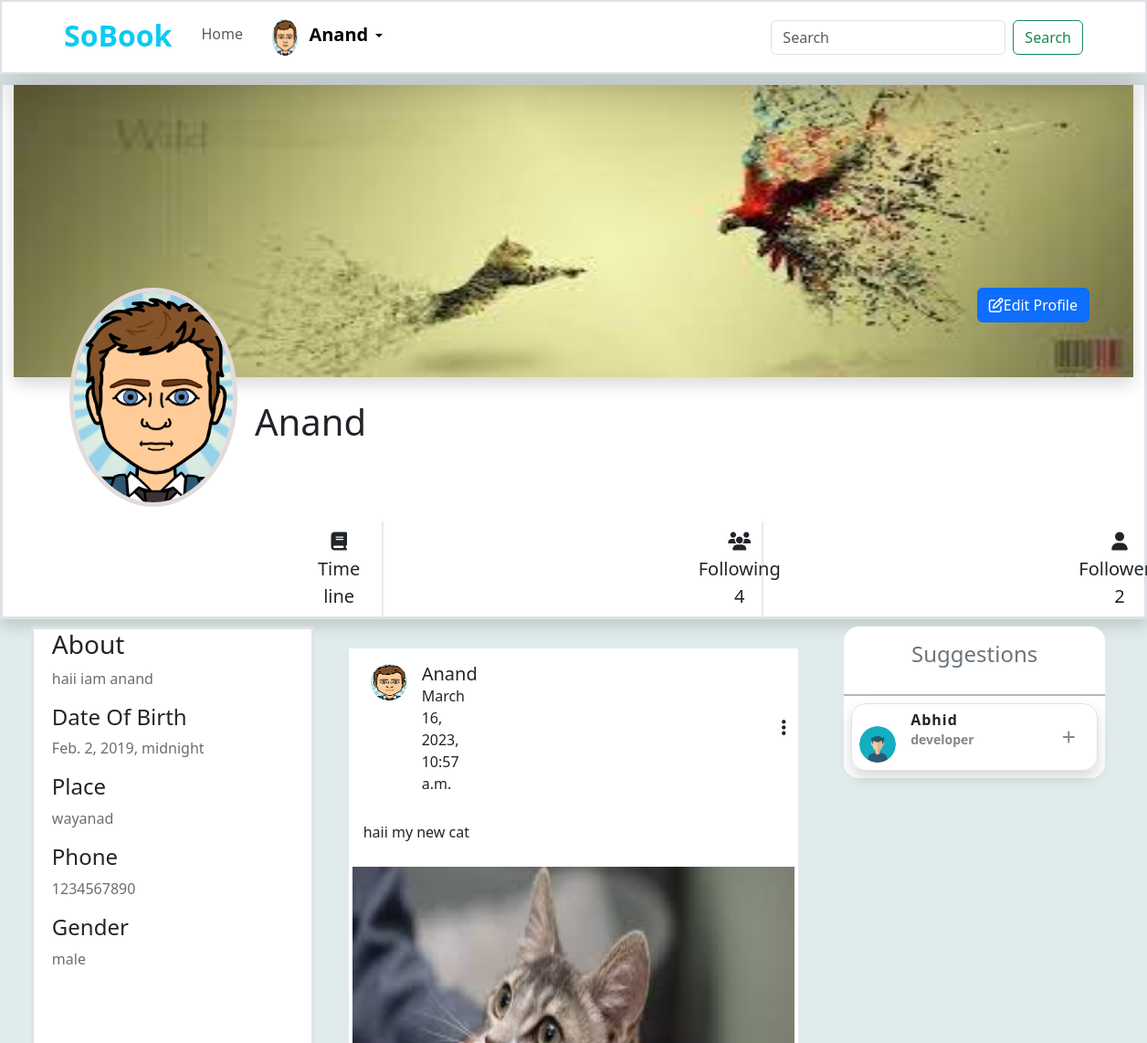
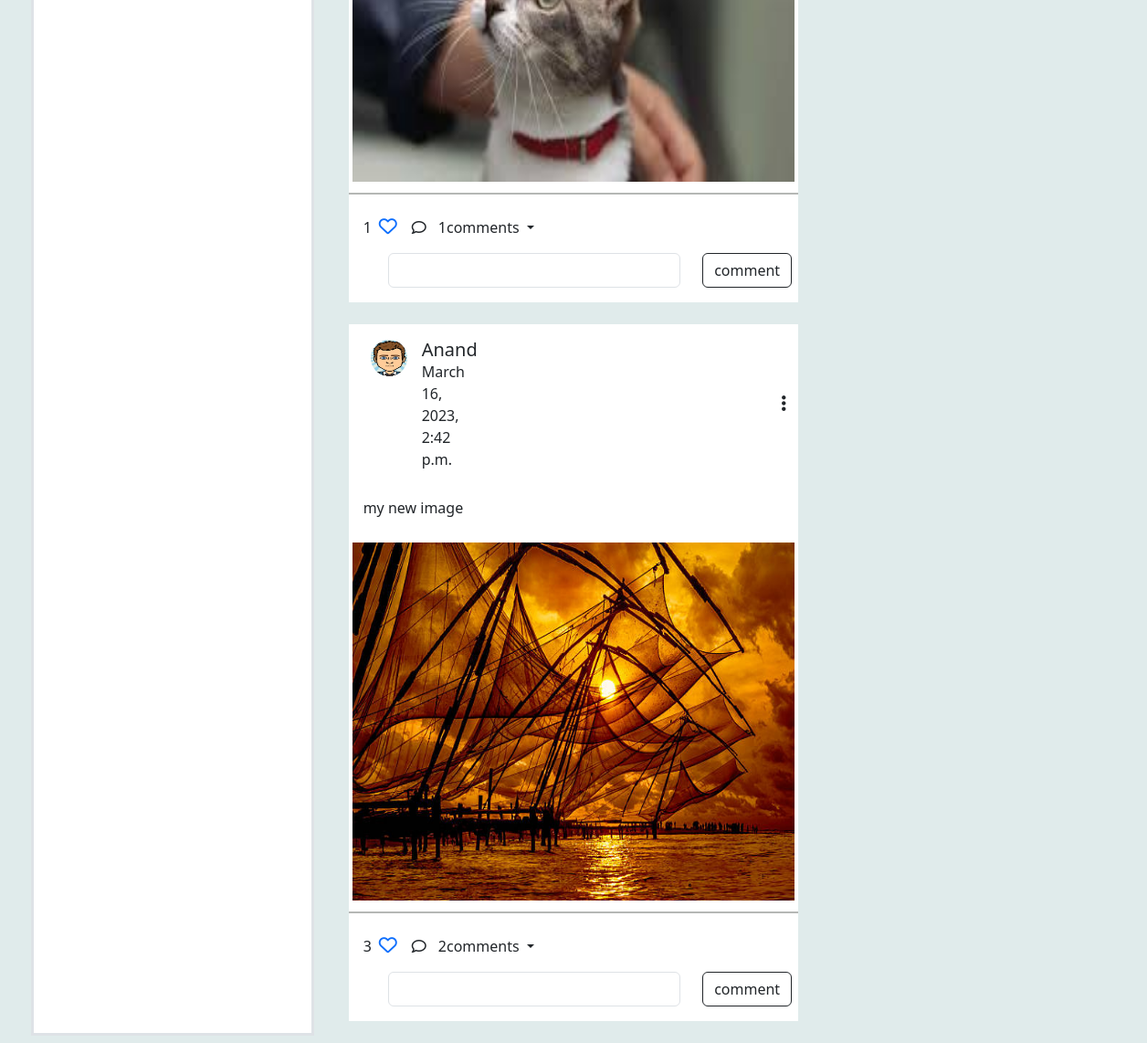
The app's page /profile (signed in) with its own data (2 pictures, top to bottom).
### social/models.py (models this page shows, shortened)
class UserProfile(models.Model):
    user = models.OneToOneField(User, on_delete=models.CASCADE,related_name="profile")
    bio = models.CharField(max_length=256)
    profile_pic = models.ImageField(upload_to="profile", null=True, blank=True)
    cover_pic = models.ImageField(upload_to="covers", null=True, blank=True)
    dob = models.DateTimeField(null=True)
    gender_choice=(
        ("male","male"),
        ("female","female"),
        ("others","Others")
    )
    gender=models.CharField(max_length=50,choices=gender_choice,null=True,blank=True)
    phone = models.CharField(max_length=15, null=True, blank=True)
    place=models.CharField(max_length=100,null=True,blank=True)
    followings=models.ManyToManyField(User,related_name='followings',blank=True)
    user_followers=models.ManyToManyField(User,related_name='user_followers',blank=True)
    @property
    def friend_request(self):
        all_users=User.objects.all().exclude(username=self.user)
        my_friends=self.followings.all()
        suggestions=set(all_users)-set(my_friends)
        return suggestions
    @property
    def my_friends(self):
        friends=self.followings.all()
        return friends
    @property
    def followers(self):
        return self.user_followers.all()
    @property
    def followers_count(self):
        return self.followers.count()

class Posts(models.Model):
    user = models.ForeignKey(User, on_delete=models.CASCADE)
    title = models.CharField(max_length=200, null=True)
    image = models.ImageField(upload_to="posts", null=True, blank=True)
    created_date = models.DateTimeField(auto_now_add=True)
    lat = models.FloatField(null=True, blank=True)
    long = models.FloatField(null=True, blank=True)
    liked_by=models.ManyToManyField(User,related_name="post")
    @property
    def get_comments(self):
        return Comments.objects.filter(post=self)
    @property
    def comment_count(self):
        return Comments.objects.filter(post=self).count

### social/views.py (the view)
# urls.py: path("profile",views.MyProfileView.as_view(),name="myprofile"),
@method_decorator(decs, name="dispatch")
class MyProfileView(TemplateView):
    def get(self,request,*args, **kwargs):
        post=Posts.objects.filter(user=request.user)
        return render(request,'profile.html',{"mypost":post})

### social/views.py (called while the page is built)
def signin_required(fn):
    def wrapper(request, *args, **kwargs):
        if not request.user.is_authenticated:
            return redirect("login")
        else:
            return fn(request, *args, **kwargs)
    return wrapper

### social/templates/profile.html (shortened to what this page needs)
{% extends 'base.html' %}
{% load static %}
{% block content %}
<head>
    <link rel="stylesheet" href="{% static 'css/profile.css' %}">
</head>
<body style="background-color: rgb(224, 235, 235); margin-top: 90px;">
    <div class="container-fluid border border-3 shadow bg-white">
        <div class="cover_section">
            {% if request.user.profile.cover_pic%}
            <img class="coverpic shadow" src="{{request.user.profile.cover_pic}}" alt="">
            {% endif %}
        </div>
        <div class="profile_section d-flex justify-content-between">
            {% if request.user.profile.profile_pic%}
            <img class="propic" src="{{request.user.profile.profile_pic}}" alt="">
            {% endif %}
            <h1 class="onwername ">{{request.user.username}}</h1>
            <div class=" me-5"> <a href="{% url 'editprofile' request.user.profile.id%}" class="btn btn-primary"><i
                        class="fa-regular fa-pen-to-square"></i>Edit
                    Profile</a></div>
        </div>
        <div class="row d-flex justify-content-evenly">
            <div class="col-4 text-center mt-3 swich  ">
                <button type="button" class="btn fs-5 " data-bs-toggle="modal" data-bs-target=""
                    style="margin-left: 40vh;">
                    <span><i class="fa-solid fa-book"></i></span>Time line
                </button>
            </div>
            <div class="col-4 text-center mt-3 swich ">
                <button type="button" class="btn fs-5  " data-bs-toggle="modal" data-bs-target="#followers"
                    style="margin-left: 40vh;">
                    <span><i class="fa-solid fa-users"></i></span> Following
                    {{request.user.profile.followings.all.count}}
                </button>
            </div>
            <div class="col-4 text-center mt-3  ">
                    <button type="button" class="btn fs-5  " data-bs-toggle="modal" data-bs-target="#following"
                        style="margin-left: 40vh;">
                        <span><i class="fa-solid fa-user"></i></span> Followers {{request.user.profile.followers_count}}
                    </button>
            </div>
        </div>
    </div>
    <div class="container-fluid ">
        <div class="row p-2 d-flex justify-content-evenly">
            <div class="prof col-3 bg-white  border border-3 ">
                <div class="ms-2">
                    <h3 class="">About</h3>
                    <p class=" o">{{request.user.profile.bio}}</p>
                    <h4>Date Of Birth</h4>
                    <p class="o">{{request.user.profile.dob}}</p>
                    <h4>Place</h4>
                    <p class="o">{{request.user.profile.place}}</p>
                    <h4>Phone</h4>
                    <p class="o">{{request.user.profile.phone}}</p>
                    <h4>Gender</h4>
                    <p class="o">{{request.user.profile.gender}}</p>
                </div>
            </div>
            <div class="all_posts col-5  ">
                {%for post in mypost%}
                <div class="mb-3">
                    <div class="allpost mt-4 bg-white">
                        <div class="d-flex p-3">
                            <div class="ms-2">
                                <img class="ownerpic" src="{{post.user.profile.profile_pic}}" alt="">
                            </div>
                            <div class="ms-3 d-flex  ">
                                <div>
                                    <h5 class="m-0">{{post.user}}</h5>
                                    <p class="m-0">{{post.created_date}}</p>
                                </div>
                                <button type="button" class="btn  " data-bs-toggle="modal"
                                    data-bs-target="#staticBackdrop" style="margin-left: 40vh;">
                                    <i class="fa-solid fa-ellipsis-vertical" style="font-size: 20px;"></i>
                                </button>
                            </div>
                        </div>
                        <div class="posttitle p-3">
                            <h6>{{post.title}} </h6>
                        </div>
                        <div>
                            <img class="postimg" src="{{post.image}}" alt="">
                        </div>
                        <div class="lines mt-2 mb-2"></div>
                        <div class="d-flex">
                            <div class="ms-3  d-flex  align-items-center">
                                <p class="mt-3">{{post.liked_by.all.count}}</p>
                                <a href="{% url 'like-add' post.id%}"><i
                                        class="love fa-sharp fa-regular fa-heart ms-2"></i></a>
                            </div>
                            <div class="ms-3  d-flex  align-items-center">
                                <i class="fa-regular fa-comment"></i>
                                <div class="dropdown">
                                    <a class="btn  dropdown-toggle" href="#" role="button" data-bs-toggle="dropdown"
                                        aria-expanded="false">
                                        {{post.comment_count}}comments
                                    </a>
                                </div>
                            </div>
                        </div>
                        <form class="pb-3" action="{%url 'comment-add' post.id%}" method="POST">
                            <div class="row">
                                <div class="col-1"></div>
                                <div class="col-8"><input type="text" name="comment"
                                        class="form-control  w3-margin-bottom"> </div>
                                <div class="col-3"><button
                                        class=" w3-margin-bottom btn btn-outline-dark ">comment</button></div>
                            </div>
                        </form>
                    </div>
                </div>
                {%endfor%}
            </div>
            <div class="col-3  rightside">
                <div class="profilesection bg-white d-flex justify-content-center rounded-4">
                    <h4 class="text-secondary p-3">Suggestions</h4>
                    <div class="lines"></div>
                    {% for sg in request.user.profile.friend_request%}
                    <div class="p-item p-2">
                        <div
                            class="peoples d-flex justify-content-between align-items-center border border-1 shadow  rounded-4 p-2">
                            <div class="d-flex">
                                <div>
                                    <img class="peopleimg mt-3" src="{{sg.profile.profile_pic}}" alt="">
                                </div>
                                <div class="ms-3 ">
                                    <h6 class="mb-1 fw-bold friendname">{{sg.username}}</h6>
                                    <h6 class="m-0 friendbio colr">{{sg.profile.bio}}</h6>
                                </div>
                            </div>
                            <div class="me-3">
                                <a href="{% url 'follow' sg.id%}" class="ms-5"><i style="color:rgba(11, 17, 11, 0.5) ;"
                                        class="fa-solid fa-plus"></i></a>
                            </div>
                        </div>
                    </div>
                    {% endfor%}
                </div>
            </div>
        </div>
    </div>
</body>
{% endblock content%}

### accounts/templates/includes/navbar.html (shortened to what this page needs)
<nav class="navbar fixed-top navbar-expand-lg navbar bg-white border border-2 shadow-lg ">
    <div class="container">
      <a class="navbar-brand fs-2 fw-bold me-4 text-info pb-2" href="#">SoBook</a>
      <div class="collapse navbar-collapse" id="navbarSupportedContent">
        <ul class="navbar-nav me-auto mb-2 mb-lg-0">
          <li class="nav-item">
            <a class="nav-link mt-1 " aria-current="page" href="{% url 'home'%}">Home</a>
          </li>
          {% if request.user.is_authenticated %}
          <li class="nav-item dropdown">
            <a class="nav-link active ms-3 dropdown-toggle" href="#" id="navbarDropdown" role="button" data-bs-toggle="dropdown" aria-expanded="false">
              <img style="width: 23%;height: 5vh; border-radius: 50%;" src="{{request.user.profile.profile_pic}}" alt="image">
              <span class="usname ms-2 fs-5 fw-bolder">{{ request.user }}</span>
            </a>
          {% endif %}
        </ul>
        <form class="d-flex" role="search">
          <input class="form-control me-2" type="search" placeholder="Search" aria-label="Search">
          <button class="btn btn-outline-success" type="submit">Search</button>
        </form>
      </div>
    </div>
  </nav>

### social/static/css/profile.css (style rules this page uses)
* { font-family: 'Segoe UI', Tahoma, Geneva, Verdana, sans-serif; }
.coverpic { width: 100%; height: 40vh; }
.propic { width: 15%; height: 30vh; margin-left: 5%; border-radius: 50%; border: 5px solid rgb(227, 219, 219); }
.profile_section { margin-top: -8%; }
.swich { border-right: 2px solid rgb(237, 233, 233); }
.onwername { margin-top: 10%; margin-left: -53%; font-family: 'Segoe UI', Tahoma, Geneva, Verdana, sans-serif; }
.o { color: rgba(11, 11, 11, 0.6); }
.ownerpic { margin: 2%; border-radius: 50%; width: 40px; height: 40px; }
.postimg { padding: 4px; width: 100%; height: 50vh; }
.love { font-size: 20px; }
.colr { color:rgba(11, 17, 11, 0.5); }
.peopleimg { width:40px; height: 40px; border-radius: 50%; }
.peoples { width: 100%; }
.lines { margin-top: 5px; background-color:rgba(11, 17, 11, 0.3); height: 2px; width: 100%; }
.p-item { width: 100%; }
.friendbio { font-size: 14px; font-weight: 600; }
.friendname { letter-spacing:1px; }
.profilesection { flex-direction: column; align-items: center; }
.prof { height: auto; }

### records on screen
Posts: user.profile.profile_pic (picture), user "Anand", created_date "March 16, 2023, 10:57 a.m.", title "haii my new cat", image (picture), liked_by.all.count "1", comment_count "1"
Posts: user.profile.profile_pic (picture), user "Anand", created_date "March 16, 2023, 2:42 p.m.", title "my new image", image (picture), liked_by.all.count "3", comment_count "2"

### other values on screen
{{ request.user }} "Anand"
{{ request.user.username }} "Anand"
{{ request.user.profile.followings.all.count }} "4"
{{ request.user.profile.followers_count }} "2"
{{ request.user.profile.bio }} "haii iam anand"
{{ request.user.profile.dob }} "Feb. 2, 2019, midnight"
{{ request.user.profile.place }} "wayanad"
{{ request.user.profile.phone }} "1234567890"
{{ request.user.profile.gender }} "male"
{{ sg.username }} "Abhid"
{{ sg.profile.bio }} "developer"
